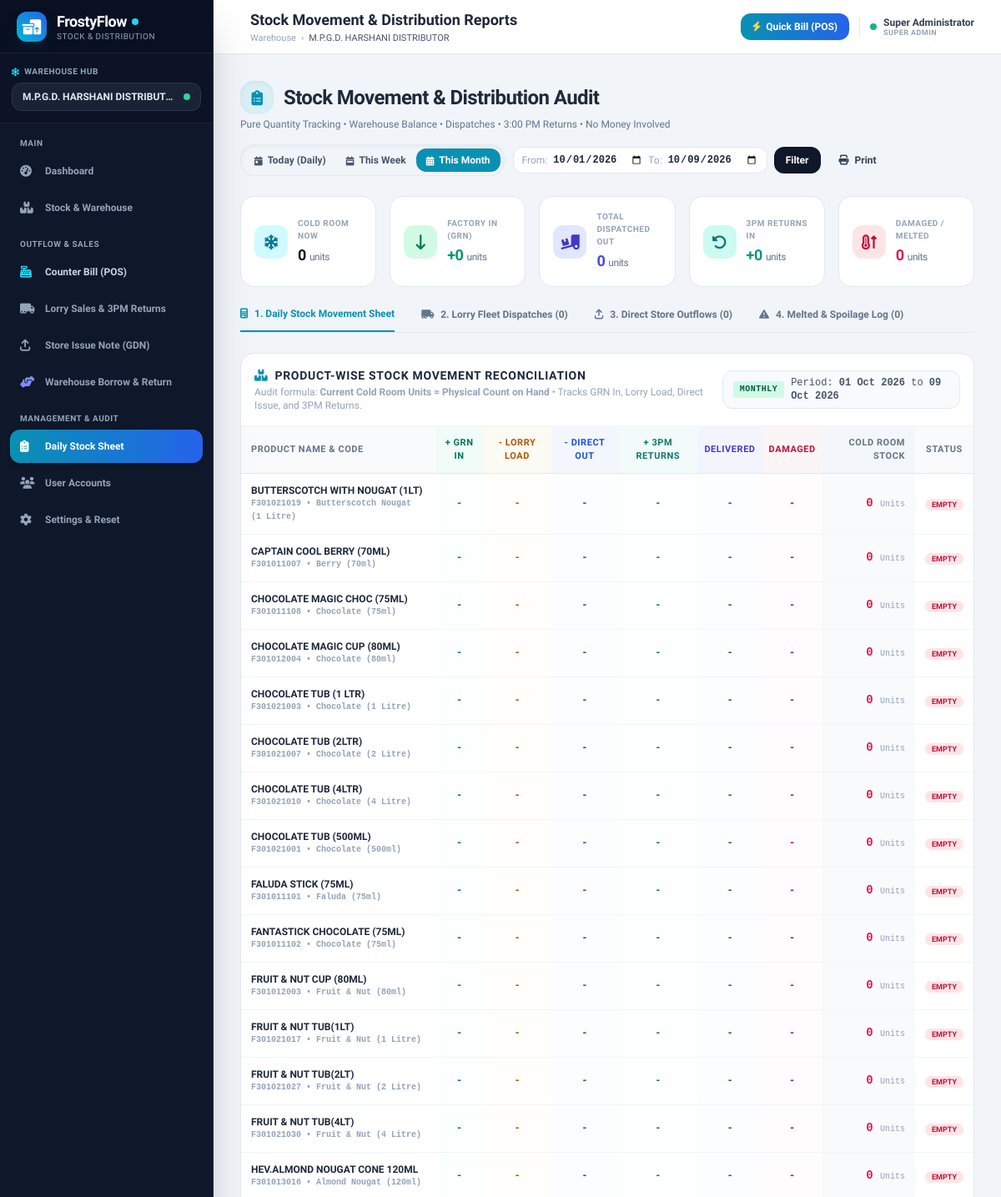
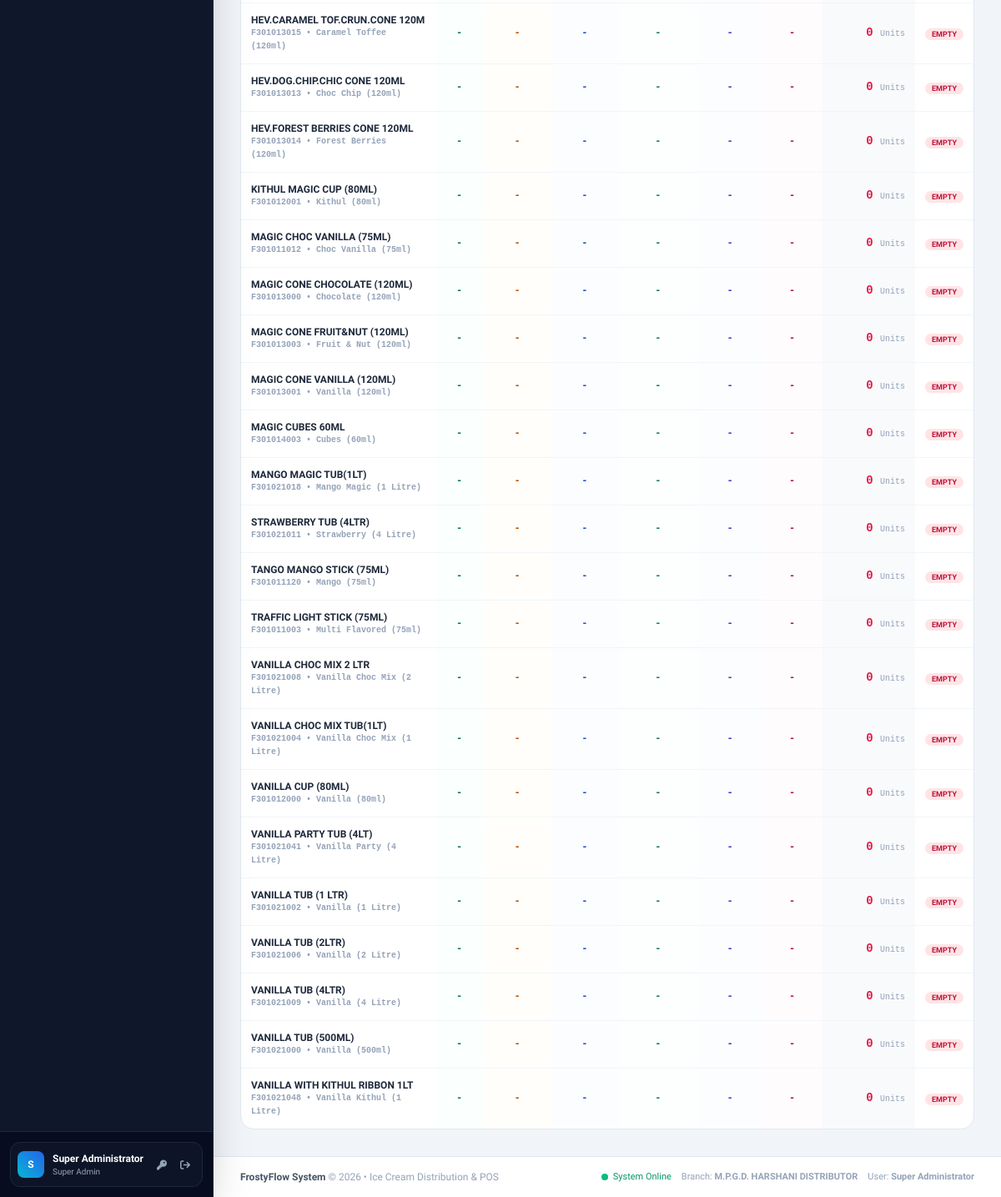
/reports.php (signed in), run on the app's committed database (2 pictures, top to bottom).
### tables this page shows
CREATE TABLE IF NOT EXISTS `branches` (
    `id` INT AUTO_INCREMENT PRIMARY KEY,
    `name` VARCHAR(100) NOT NULL,
    `code` VARCHAR(20) NOT NULL UNIQUE,
    `address` VARCHAR(255) NULL,
    `phone` VARCHAR(50) NULL,
    `created_at` TIMESTAMP DEFAULT CURRENT_TIMESTAMP
);

CREATE TABLE IF NOT EXISTS `products` (
    `id` INT AUTO_INCREMENT PRIMARY KEY,
    `category_id` INT NULL,
    `code` VARCHAR(50) NOT NULL UNIQUE,
    `name` VARCHAR(150) NOT NULL,
    `flavor` VARCHAR(50) NULL,
    `size` VARCHAR(50) NULL,
    `unit` VARCHAR(20) DEFAULT 'Units',
    `pack_size` INT DEFAULT 24,
    `selling_price` DECIMAL(10,2) NOT NULL DEFAULT 0.00,
    `alert_quantity` INT DEFAULT 15,
    `status` ENUM('active', 'inactive') DEFAULT 'active',
    `created_at` TIMESTAMP DEFAULT CURRENT_TIMESTAMP,
    INDEX (`category_id`)
);

### reports.php (the view, shortened to what the rows shown need)
<?php
$pageTitle = "Stock Movement & Distribution Reports";
require_once __DIR__ . '/config/auth.php';
$user = currentUser();
$branchId = $user['branch_id'];
$today = date('Y-m-d');
$tab = $_GET['tab'] ?? 'movement';
$preset = $_GET['preset'] ?? '';
$mondayThisWeek = date('Y-m-d', strtotime('monday this week'));
$firstOfMonth = date('Y-m-01');
if ($preset === 'daily') {
    $fromDate = $today;
    $toDate = $today;
} elseif ($preset === 'weekly') {
    $fromDate = $mondayThisWeek;
    $toDate = $today;
} elseif ($preset === 'monthly') {
    $fromDate = $firstOfMonth;
    $toDate = $today;
} else {
    $fromDate = $_GET['from_date'] ?? $firstOfMonth;
    $toDate = $_GET['to_date'] ?? $today;
}
$stmt = $pdo->prepare("SELECT p.id, p.code, p.name, p.flavor, p.size, p.unit, p.alert_quantity,
    COALESCE(bs.quantity, 0) as current_stock
    FROM products p
    LEFT JOIN branch_stock bs ON p.id = bs.product_id AND bs.branch_id = ?
    WHERE p.status = 'active'
    ORDER BY p.name ASC");
$stmt->execute([$branchId]);
$productsList = $stmt->fetchAll();
$movements = [];
foreach ($productsList as $p) {
    $pid = $p['id'];
    $qIn = $pdo->prepare("SELECT COALESCE(SUM(sii.quantity), 0)
        FROM stock_invoice_items sii
        JOIN stock_invoices si ON sii.invoice_id = si.id
        WHERE si.branch_id = ? AND sii.product_id = ? AND si.invoice_date BETWEEN ? AND ?");
    $qIn->execute([$branchId, $pid, $fromDate, $toDate]);
    $unitsIn = intval($qIn->fetchColumn());
    $qLd = $pdo->prepare("SELECT COALESCE(SUM(ldi.loaded_qty), 0)
        FROM lorry_dispatch_items ldi
        JOIN lorry_dispatches ld ON ldi.dispatch_id = ld.id
        WHERE ld.branch_id = ? AND ldi.product_id = ? AND ld.dispatch_date BETWEEN ? AND ?");
    $qLd->execute([$branchId, $pid, $fromDate, $toDate]);
    $unitsLoaded = intval($qLd->fetchColumn());
    $qSd = $pdo->prepare("SELECT COALESCE(SUM(sdi.quantity), 0)
        FROM store_dispatch_items sdi
        JOIN store_dispatches sd ON sdi.dispatch_id = sd.id
        WHERE sd.branch_id = ? AND sdi.product_id = ? AND sd.issue_date BETWEEN ? AND ?");
    $qSd->execute([$branchId, $pid, $fromDate, $toDate]);
    $unitsDirectOut = intval($qSd->fetchColumn());
    $qRet = $pdo->prepare("SELECT COALESCE(SUM(ldi.return_store_qty), 0)
        FROM lorry_dispatch_items ldi
        JOIN lorry_dispatches ld ON ldi.dispatch_id = ld.id
        WHERE ld.branch_id = ? AND ldi.product_id = ? AND ld.dispatch_date BETWEEN ? AND ? AND ld.status = 'settled'");
    $qRet->execute([$branchId, $pid, $fromDate, $toDate]);
    $unitsReturned = intval($qRet->fetchColumn());
    $qDmg = $pdo->prepare("SELECT COALESCE(SUM(ldi.damage_qty), 0)
        FROM lorry_dispatch_items ldi
        JOIN lorry_dispatches ld ON ldi.dispatch_id = ld.id
        WHERE ld.branch_id = ? AND ldi.product_id = ? AND ld.dispatch_date BETWEEN ? AND ? AND ld.status = 'settled'");
    $qDmg->execute([$branchId, $pid, $fromDate, $toDate]);
    $unitsDamaged = intval($qDmg->fetchColumn());
    $qDel = $pdo->prepare("SELECT COALESCE(SUM(ldi.delivered_qty), 0)
        FROM lorry_dispatch_items ldi
        JOIN lorry_dispatches ld ON ldi.dispatch_id = ld.id
        WHERE ld.branch_id = ? AND ldi.product_id = ? AND ld.dispatch_date BETWEEN ? AND ? AND ld.status = 'settled'");
    $qDel->execute([$branchId, $pid, $fromDate, $toDate]);
    $unitsDelivered = intval($qDel->fetchColumn());
    $netOutflow = ($unitsLoaded + $unitsDirectOut) - $unitsReturned;
    $movements[$pid] = [
        'info' => $p,
        'units_in' => $unitsIn,
        'units_loaded' => $unitsLoaded,
        'units_direct_out' => $unitsDirectOut,
        'units_returned' => $unitsReturned,
        'units_damaged' => $unitsDamaged,
        'units_delivered' => $unitsDelivered,
        'net_outflow' => $netOutflow,
        'current_stock' => $p['current_stock']
    ];
}
require_once __DIR__ . '/includes/header.php';
?>
<div class="flex flex-col xl:flex-row xl:items-center justify-between pb-6 gap-4 no-print">
    <div>
        <h1 class="text-2xl font-black text-slate-800 tracking-tight flex items-center">
            <span class="w-10 h-10 rounded-2xl bg-cyan-500/10 text-cyan-600 flex items-center justify-center mr-3 shadow-inner">
                <i class="fa-solid fa-clipboard-list text-lg"></i>
            </span>
            Stock Movement & Distribution Audit
        </h1>
    </div>
</div>
<?php if ($tab === 'movement'): ?>
<div class="bg-white rounded-2xl border border-slate-200 shadow-xs overflow-hidden">
    <div class="hidden lg:block overflow-x-auto">
        <table class="w-full text-xs text-left border-collapse">
            <thead>
                <tr class="bg-slate-50 text-slate-500 font-bold uppercase tracking-wider border-b border-slate-200 text-[11px]">
                    <th class="py-3 px-3">Product Name & Code</th>
                    <th class="py-3 px-2 text-center text-emerald-700 bg-emerald-50/50">+ GRN In</th>
                    <th class="py-3 px-2 text-center text-amber-700 bg-amber-50/50">- Lorry Load</th>
                    <th class="py-3 px-2 text-center text-blue-700 bg-blue-50/50">- Direct Out</th>
                    <th class="py-3 px-2 text-center text-teal-700 bg-teal-50/50">+ 3PM Returns</th>
                    <th class="py-3 px-2 text-center text-indigo-700 bg-indigo-50/50">Delivered</th>
                    <th class="py-3 px-2 text-center text-rose-700 bg-rose-50/50">Damaged</th>
                    <th class="py-3 px-3 text-right bg-slate-100/70 font-black">Cold Room Stock</th>
                    <th class="py-3 px-3 text-center">Status</th>
                </tr>
            </thead>
            <tbody class="divide-y divide-slate-100">
                <?php if (empty($movements)): ?>
                <tr>
                    <td colspan="9" class="py-12 text-center text-slate-400">
                        <i class="fa-solid fa-boxes-stacked text-3xl mb-2 text-slate-300 block"></i>
                        No products found in the catalog. Add products in <a href="stock.php" class="text-cyan-600 underline">Stock & Warehouse</a>.
                    </td>
                </tr>
                <?php else: ?>
                <?php foreach ($movements as $m):
                    $p = $m['info'];
                    $isLow = $m['current_stock'] <= $p['alert_quantity'];
                    $isOut = $m['current_stock'] <= 0;
                ?>
                <tr class="hover:bg-slate-50/80 transition">
                    <td class="py-3 px-3 font-bold text-slate-800">
                        <div><?= htmlspecialchars($p['name']) ?></div>
                        <div class="text-[10px] text-slate-400 font-mono"><?= htmlspecialchars($p['code']) ?> &bull; <?= htmlspecialchars($p['flavor']) ?> (<?= htmlspecialchars($p['size']) ?>)</div>
                    </td>
                    <td class="py-3 px-2 text-center font-mono font-bold text-emerald-700 bg-emerald-50/20">
                        <?= $m['units_in'] > 0 ? '+' . number_format($m['units_in']) : '-' ?>
                    </td>
                    <td class="py-3 px-2 text-center font-mono font-bold text-amber-700 bg-amber-50/20">
                        <?= $m['units_loaded'] > 0 ? '-' . number_format($m['units_loaded']) : '-' ?>
                    </td>
                    <td class="py-3 px-2 text-center font-mono font-bold text-blue-700 bg-blue-50/20">
                        <?= $m['units_direct_out'] > 0 ? '-' . number_format($m['units_direct_out']) : '-' ?>
                    </td>
                    <td class="py-3 px-2 text-center font-mono font-bold text-teal-700 bg-teal-50/20">
                        <?= $m['units_returned'] > 0 ? '+' . number_format($m['units_returned']) : '-' ?>
                    </td>
                    <td class="py-3 px-2 text-center font-mono font-bold text-indigo-700 bg-indigo-50/20">
                        <?= $m['units_delivered'] > 0 ? number_format($m['units_delivered']) : '-' ?>
                    </td>
                    <td class="py-3 px-2 text-center font-mono font-bold text-rose-700 bg-rose-50/20">
                        <?= $m['units_damaged'] > 0 ? number_format($m['units_damaged']) : '-' ?>
                    </td>
                    <td class="py-3 px-3 text-right font-mono font-black text-sm bg-slate-100/50 <?= $isOut ? 'text-rose-600' : ($isLow ? 'text-amber-600' : 'text-slate-900') ?>">
                        <?= number_format($m['current_stock']) ?> <span class="text-[10px] font-normal text-slate-400"><?= htmlspecialchars($p['unit']) ?></span>
                    </td>
                    <td class="py-3 px-3 text-center">
                        <?php if ($isOut): ?>
                            <span class="px-2 py-0.5 text-[9px] font-black uppercase rounded-full bg-rose-100 text-rose-700">Empty</span>
                        <?php elseif ($isLow): ?>
                            <span class="px-2 py-0.5 text-[9px] font-black uppercase rounded-full bg-amber-100 text-amber-800">Low</span>
                        <?php else: ?>
                            <span class="px-2 py-0.5 text-[9px] font-black uppercase rounded-full bg-emerald-100 text-emerald-800">Good</span>
                        <?php endif; ?>
                    </td>
                </tr>
                <?php endforeach; ?>
                <?php endif; ?>
            </tbody>
        </table>
    </div>
</div>
<?php endif; ?>
<?php require_once __DIR__ . '/includes/footer.php'; ?>

### includes/header.php (shortened to what the rows shown need)
<?php
require_once __DIR__ . '/../config/auth.php';
$user = currentUser();
if ($user['role'] === 'super_admin') {
    global $pdo;
    $allBranches = $pdo->query("SELECT id, name, code FROM branches ORDER BY id ASC")->fetchAll();
}
?>
<!DOCTYPE html>
<html lang="en">
<head>
    <script src="https://cdn.tailwindcss.com"></script>
    <link rel="stylesheet" href="https://cdnjs.cloudflare.com/ajax/libs/font-awesome/6.4.0/css/all.min.css">
</head>
<body class="bg-slate-100 text-slate-800 min-h-screen flex flex-col antialiased">
    <aside id="mainSidebar" class="fixed inset-y-0 left-0 z-50 w-64 bg-slate-900 text-slate-200 flex flex-col justify-between transition-transform duration-300 transform -translate-x-full md:translate-x-0 shadow-2xl border-r border-slate-800 no-print">
        <div class="flex flex-col flex-1 overflow-hidden">
            <div class="p-3.5 border-b border-slate-800/60 bg-slate-950/20">
                <div class="text-xs font-bold text-slate-200 bg-slate-800/80 px-3 py-2 rounded-xl border border-slate-700/60 truncate flex items-center justify-between">
                    <span class="truncate"><?= htmlspecialchars($user['branch_name'] ?? 'Main Cold Room Hub') ?></span>
                    <span class="w-2 h-2 rounded-full bg-emerald-400 animate-pulse ml-1.5 shrink-0" title="Operational"></span>
                </div>
            </div>
        </div>
    </aside>
    <div class="md:pl-64 flex flex-col flex-1 min-h-screen print-full-width">
        <header class="bg-white border-b border-slate-200 sticky top-0 z-30 shadow-xs no-print">
            <div class="px-4 sm:px-6 lg:px-8 h-16 flex items-center justify-between">
                <div class="flex items-center space-x-3">
                    <div>
                        <h2 class="text-base sm:text-lg font-bold text-slate-800 leading-tight">
                            <?= isset($pageTitle) ? htmlspecialchars($pageTitle) : 'Overview' ?>
                        </h2>
                        <div class="hidden sm:flex items-center space-x-1.5 text-[11px] text-slate-400">
                            <span>Warehouse</span>
                            <span>&rsaquo;</span>
                            <span class="text-slate-600 font-medium"><?= htmlspecialchars($user['branch_name']) ?></span>
                        </div>
                    </div>
                </div>
            </div>
        </header>
        <main class="flex-1 p-4 sm:p-6 lg:p-8 w-full">

### includes/footer.php (shortened to what the rows shown need)
        </main>
        <footer class="bg-white border-t border-slate-200 mt-auto py-4 text-center text-xs text-slate-400 no-print">
            <div class="px-4 sm:px-6 lg:px-8 flex flex-col sm:flex-row justify-between items-center gap-2">
                <div class="flex items-center space-x-3 text-[11px]">
                    <span>Branch: <strong><?= htmlspecialchars($user['branch_name'] ?? 'Main') ?></strong></span>
                </div>
            </div>
        </footer>
    </div>
</body>
</html>

### data on the page
branches: name "M.P.G.D. HARSHANI DISTRIBUTOR"
products: name "BUTTERSCOTCH WITH NOUGAT (1LT)", code "F301021019", flavor "Butterscotch Nougat", size "1 Litre", current_stock "0", unit "Units"
products: name "CAPTAIN COOL BERRY (70ML)", code "F301011007", flavor "Berry", size "70ml", current_stock "0", unit "Units"
products: name "CHOCOLATE MAGIC CHOC (75ML)", code "F301011108", flavor "Chocolate", size "75ml", current_stock "0", unit "Units"
products: name "CHOCOLATE MAGIC CUP (80ML)", code "F301012004", flavor "Chocolate", size "80ml", current_stock "0", unit "Units"
products: name "CHOCOLATE TUB (1 LTR)", code "F301021003", flavor "Chocolate", size "1 Litre", current_stock "0", unit "Units"
products: name "CHOCOLATE TUB (2LTR)", code "F301021007", flavor "Chocolate", size "2 Litre", current_stock "0", unit "Units"
products: name "CHOCOLATE TUB (4LTR)", code "F301021010", flavor "Chocolate", size "4 Litre", current_stock "0", unit "Units"
products: name "CHOCOLATE TUB (500ML)", code "F301021001", flavor "Chocolate", size "500ml", current_stock "0", unit "Units"
products: name "FALUDA STICK (75ML)", code "F301011101", flavor "Faluda", size "75ml", current_stock "0", unit "Units"
products: name "FANTASTICK CHOCOLATE (75ML)", code "F301011102", flavor "Chocolate", size "75ml", current_stock "0", unit "Units"
products: name "FRUIT & NUT CUP (80ML)", code "F301012003", flavor "Fruit & Nut", size "80ml", current_stock "0", unit "Units"
products: name "FRUIT & NUT TUB(1LT)", code "F301021017", flavor "Fruit & Nut", size "1 Litre", current_stock "0", unit "Units"
products: name "FRUIT & NUT TUB(2LT)", code "F301021027", flavor "Fruit & Nut", size "2 Litre", current_stock "0", unit "Units"
products: name "FRUIT & NUT TUB(4LT)", code "F301021030", flavor "Fruit & Nut", size "4 Litre", current_stock "0", unit "Units"
products: name "HEV.ALMOND NOUGAT CONE 120ML", code "F301013016", flavor "Almond Nougat", size "120ml", current_stock "0", unit "Units"
products: name "HEV.CARAMEL TOF.CRUN.CONE 120M", code "F301013015", flavor "Caramel Toffee", size "120ml", current_stock "0", unit "Units"
products: name "HEV.DOG.CHIP.CHIC CONE 120ML", code "F301013013", flavor "Choc Chip", size "120ml", current_stock "0", unit "Units"
products: name "HEV.FOREST BERRIES CONE 120ML", code "F301013014", flavor "Forest Berries", size "120ml", current_stock "0", unit "Units"
products: name "KITHUL MAGIC CUP (80ML)", code "F301012001", flavor "Kithul", size "80ml", current_stock "0", unit "Units"
products: name "MAGIC CHOC VANILLA (75ML)", code "F301011012", flavor "Choc Vanilla", size "75ml", current_stock "0", unit "Units"
products: name "MAGIC CONE CHOCOLATE (120ML)", code "F301013000", flavor "Chocolate", size "120ml", current_stock "0", unit "Units"
products: name "MAGIC CONE FRUIT&NUT (120ML)", code "F301013003", flavor "Fruit & Nut", size "120ml", current_stock "0", unit "Units"
products: name "MAGIC CONE VANILLA (120ML)", code "F301013001", flavor "Vanilla", size "120ml", current_stock "0", unit "Units"
products: name "MAGIC CUBES 60ML", code "F301014003", flavor "Cubes", size "60ml", current_stock "0", unit "Units"
products: name "MANGO MAGIC TUB(1LT)", code "F301021018", flavor "Mango Magic", size "1 Litre", current_stock "0", unit "Units"
products: name "STRAWBERRY TUB (4LTR)", code "F301021011", flavor "Strawberry", size "4 Litre", current_stock "0", unit "Units"
products: name "TANGO MANGO STICK (75ML)", code "F301011120", flavor "Mango", size "75ml", current_stock "0", unit "Units"
products: name "TRAFFIC LIGHT STICK (75ML)", code "F301011003", flavor "Multi Flavored", size "75ml", current_stock "0", unit "Units"
products: name "VANILLA CHOC MIX 2 LTR", code "F301021008", flavor "Vanilla Choc Mix", size "2 Litre", current_stock "0", unit "Units"
products: name "VANILLA CHOC MIX TUB(1LT)", code "F301021004", flavor "Vanilla Choc Mix", size "1 Litre", current_stock "0", unit "Units"
products: name "VANILLA CUP (80ML)", code "F301012000", flavor "Vanilla", size "80ml", current_stock "0", unit "Units"
products: name "VANILLA PARTY TUB (4LT)", code "F301021041", flavor "Vanilla Party", size "4 Litre", current_stock "0", unit "Units"
products: name "VANILLA TUB (1 LTR)", code "F301021002", flavor "Vanilla", size "1 Litre", current_stock "0", unit "Units"
products: name "VANILLA TUB (2LTR)", code "F301021006", flavor "Vanilla", size "2 Litre", current_stock "0", unit "Units"
products: name "VANILLA TUB (4LTR)", code "F301021009", flavor "Vanilla", size "4 Litre", current_stock "0", unit "Units"
products: name "VANILLA TUB (500ML)", code "F301021000", flavor "Vanilla", size "500ml", current_stock "0", unit "Units"
products: name "VANILLA WITH KITHUL RIBBON 1LT", code "F301021048", flavor "Vanilla Kithul", size "1 Litre", current_stock "0", unit "Units"

### other printed values
substr($user['name'], 0, 1) "S"
$user['name'] "Super Administrator"
str_replace('_', ' ', $user['role']) "Super Admin"
$pageTitle "Stock Movement & Distribution Reports"
str_replace('_', ' ', $user['role']) "SUPER ADMIN"
$totalColdRoomStock "0"
$periodGrnUnits "0"
$periodLorryLoadedUnits + $periodDirectOutUnits "0"
$periodReturnsUnits "0"
$periodDamageUnits "0"
count($lorryRunsList) "0"
count($directRunsList) "0"
count($damageList) "0"
$activePreset "MONTHLY"
